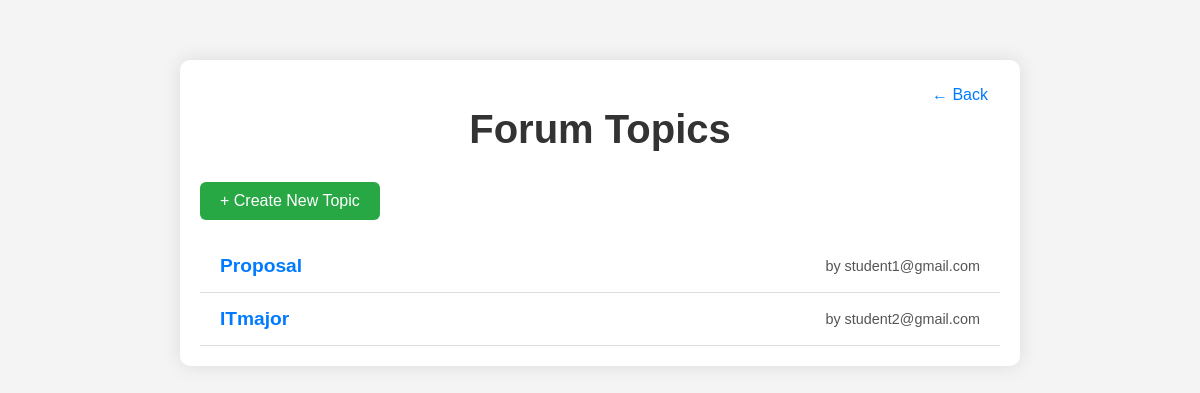
The page /forum (signed in) on the database its author committed.
### tables this page shows
CREATE TABLE topics (
            id INTEGER PRIMARY KEY AUTOINCREMENT,
            title TEXT,
            description TEXT,
            user_id INTEGER,
            FOREIGN KEY(user_id) REFERENCES users(id)
        );

CREATE TABLE users (
            id INTEGER PRIMARY KEY AUTOINCREMENT,
            email TEXT UNIQUE,
            password TEXT,
            role TEXT
        );

### app.py (the view)
@app.route('/forum')
def forum():
    if not is_logged_in():
        return redirect(url_for('login'))
    conn = sqlite3.connect(DB_PATH)
    c = conn.cursor()
    c.execute('''
        SELECT topics.id, topics.title, users.email
        FROM topics
        JOIN users ON topics.user_id = users.id
        ORDER BY topics.id DESC
    ''')
    topics = c.fetchall()
    conn.close()
    return render_template('forum.html', topics=topics)

### app.py (called while the page is built)
def is_logged_in():
    return 'user_id' in session

### templates/forum.html (shortened to what this page needs)
<!DOCTYPE html>
<html lang="en">
<head>
  <link rel="stylesheet" href="{{ url_for('static', filename='forum.css') }}" />
</head>
<body>
  <div class="forum-container">
    <a href="{{ url_for('dashboard') }}" class="back-button">← Back</a>
    <h1>Forum Topics</h1>
    <a href="{{ url_for('new_topic') }}" class="create-topic-btn">+ Create New Topic</a>
    <ul class="topic-list">
      {% for topic in topics %}
        <li class="{% if topic[3] %}new-topic-highlight{% endif %}">
          <a href="{{ url_for('topic', topic_id=topic[0]) }}" class="topic-title">
            {{ topic[1] }}
          </a>
          <span class="topic-author">by {{ topic[2] }}</span>
        </li>
      {% endfor %}
    </ul>
  </div>
</body>
</html>

### static/forum.css (style rules this page uses)
body { margin: 0; padding: 0; background-color: #f4f4f4; font-family: Arial, sans-serif; }
.forum-container { max-width: 800px; margin: 60px auto 40px; padding: 20px; background: white; border-radius: 10px; box-shadow: 0 0 20px rgba(0, 0, 0, 0.1); position: relative; }
.forum-container h1 { font-size: 2.5rem; color: #333; margin-bottom: 30px; text-align: center; }
.back-button { position: absolute; top: 20px; right: 20px; text-decoration: none; font-size: 1rem; color: #007bff; background-color: transparent; padding: 6px 12px; border-radius: 4px; transition: background 0.2s, color 0.2s; }
.create-topic-btn { display: inline-block; margin-bottom: 20px; font-size: 1rem; padding: 10px 20px; background-color: #28a745; color: white; text-decoration: none; border-radius: 6px; transition: background 0.2s; }
.topic-list { list-style: none; padding: 0; margin: 0; }
.topic-list li { padding: 15px 20px; border-bottom: 1px solid #ddd; display: flex; justify-content: space-between; align-items: center; transition: background 0.2s; }
.topic-title { font-size: 1.2rem; font-weight: bold; color: #007bff; text-decoration: none; }
.topic-author { font-size: 0.9rem; color: #555; }

### rows shown on the page
topics: title "Proposal", email "student1@gmail.com"
topics: title "ITmajor", email "student2@gmail.com"
